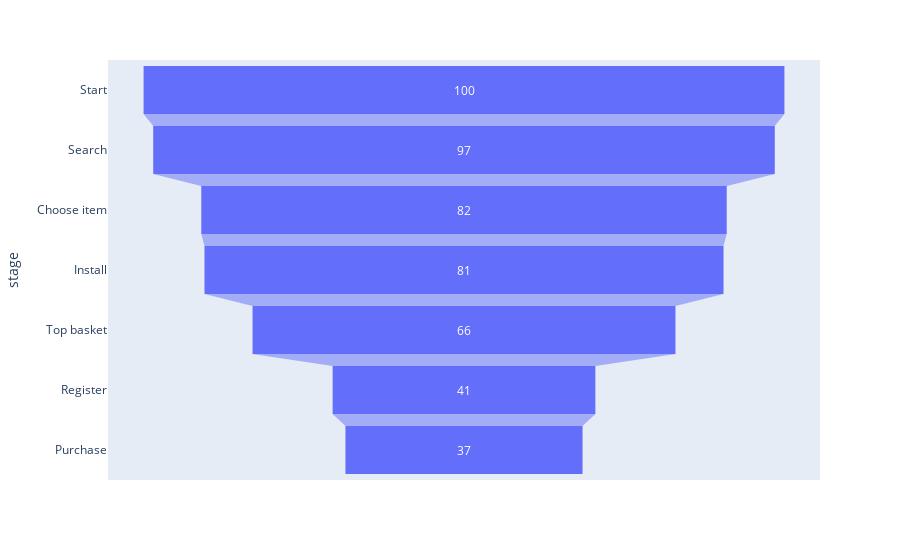

The notebook cell this image was saved under:
### Code cell
data_percent_all = dict(
    percent=[100, 97, 82, 81, 66, 41, 37],
    stage=["Start", "Search", "Choose item", "Install", "Top basket", "Register", "Purchase"])
fig = px.funnel(data_percent_all, x='percent', y='stage')
fig.show()

### Figure 1 — Plotly figure (JSON) as saved in the notebook; plotly's stock layout.template omitted (floating-point values rounded to 4 significant figures)
{"data": [{"hovertemplate": "percent=%{x}<br>stage=%{y}<extra></extra>", "legendgroup": "", "marker": {"color": "#636efa"}, "name": "", "orientation": "h", "showlegend": false, "type": "funnel", "x": [100, 97, 82, 81, 66, 41, 37], "xaxis": "x", "y": ["Start", "Search", "Choose item", "Install", "Top basket", "Register", "Purchase"], "yaxis": "y"}], "layout": {"legend": {"tracegroupgap": 0}, "margin": {"t": 60}, "xaxis": {"anchor": "y", "domain": [0, 1], "title": {"text": "percent"}}, "yaxis": {"anchor": "x", "domain": [0, 1], "title": {"text": "stage"}}}}
